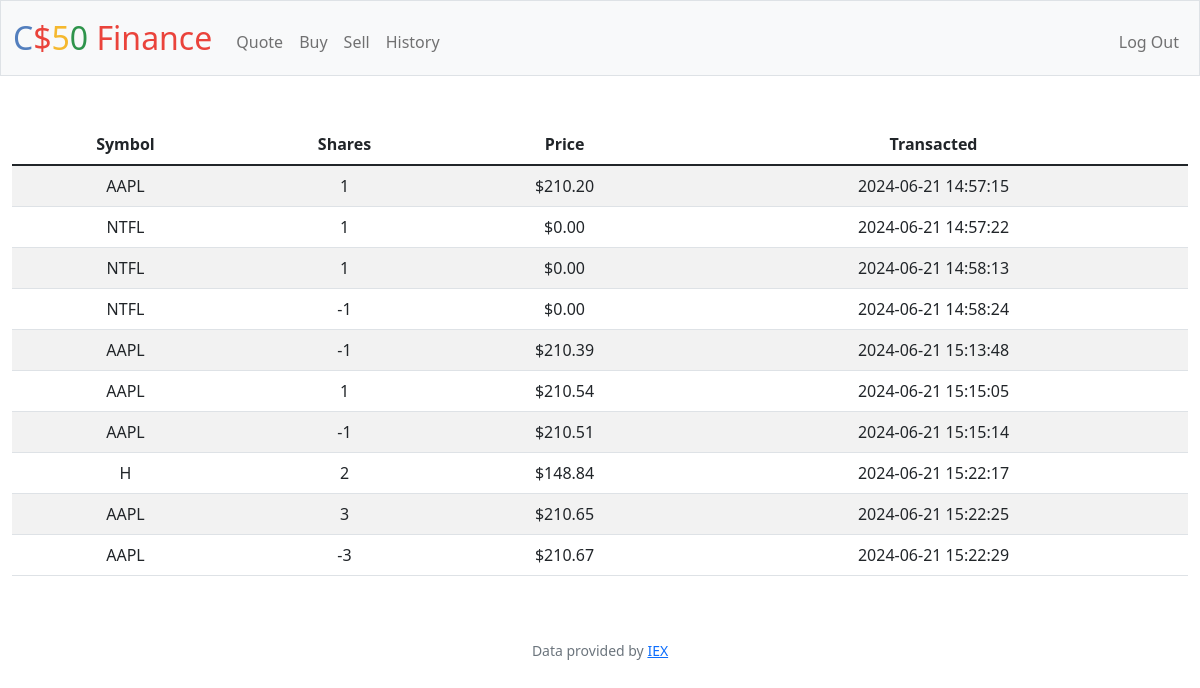
The page /history (signed in) on the database its author committed.
### tables this page shows
CREATE TABLE 'transactions' ('user_id' INTEGER, 'Symbol' TEXT, 'Shares' INTEGER, 'Price' INTEGER, 'Total' INTEGER, 'Datetime' DATETIME);

### app.py (the view)
@app.route("/history")
@login_required
def history():
    rows = db.execute("SELECT * FROM users WHERE id = ?;", session["user_id"])
    history = db.execute("SELECT * FROM transactions WHERE user_id = ?;", session["user_id"])
    return render_template("history.html", history=history)

### app.py (called while the page is built)
@app.after_request
def after_request(response):
    response.headers["Cache-Control"] = "no-cache, no-store, must-revalidate"
    response.headers["Expires"] = 0
    response.headers["Pragma"] = "no-cache"
    return response

### helpers.py (called while the page is built)
def login_required(f):
    @wraps(f)
    def decorated_function(*args, **kwargs):
        if session.get("user_id") is None:
            return redirect("/login")
        return f(*args, **kwargs)
    return decorated_function

def usd(value):
    return f"${value:,.2f}"

### templates/history.html (shortened to what this page needs)
{% extends "layout.html" %}
{% block main %}
    <table class="table table-striped">
        <thead>
            <tr>
                <th>Symbol</th>
                <th>Shares</th>
                <th>Price</th>
                <th>Transacted</th>
            </tr>
        </thead>
        <tbody>
            {% for row in history %}
                <tr>
                    <td>{{row['Symbol']}}</td>
                    <td>{{row['Shares']}}</td>
                    <td>{{row['Price']|usd}}</td>
                    <td>{{row['Datetime']}}</td>
                </tr>
            {% endfor %}
        </tbody>
    </table>
{% endblock %}

### templates/layout.html (shortened to what this page needs)
<!DOCTYPE html>
<html lang="en">
    <head>
        <link href="https://cdn.jsdelivr.net/npm/bootstrap@5.1.3/dist/css/bootstrap.min.css" rel="stylesheet">
        <link href="/static/styles.css" rel="stylesheet">
    </head>
    <body>
        <nav class="bg-light border navbar navbar-expand-md navbar-light">
            <div class="container-fluid">
                <a class="navbar-brand" href="/"><span class="blue">C</span><span class="red">$</span><span class="yellow">5</span><span class="green">0</span> <span class="red">Finance</span></a>
                <div class="collapse navbar-collapse" id="navbar">
                    {% if session["user_id"] %}
                        <ul class="navbar-nav me-auto mt-2">
                            <li class="nav-item"><a class="nav-link" href="/quote">Quote</a></li>
                            <li class="nav-item"><a class="nav-link" href="/buy">Buy</a></li>
                            <li class="nav-item"><a class="nav-link" href="/sell">Sell</a></li>
                            <li class="nav-item"><a class="nav-link" href="/history">History</a></li>
                        </ul>
                        <ul class="navbar-nav ms-auto mt-2">
                            <li class="nav-item"><a class="nav-link" href="/logout">Log Out</a></li>
                        </ul>
                    {% else %}
                        <ul class="navbar-nav ms-auto mt-2">
                            <li class="nav-item"><a class="nav-link" href="/register">Register</a></li>
                            <li class="nav-item"><a class="nav-link" href="/login">Log In</a></li>
                        </ul>
                    {% endif %}
                </div>
            </div>
        </nav>
        <main class="container-fluid py-5 text-center">
            {% block main %}{% endblock %}
        </main>
        <footer class="mb-5 small text-center text-muted">
            Data provided by <a href="https://iexcloud.io/">IEX</a>
        </footer>
    </body>
</html>

### static/styles.css (style rules this page uses)
nav .navbar-brand { font-size: xx-large; }
nav .navbar-brand .blue { color: #537fbe; }
nav .navbar-brand .red { color: #ea433b; }
nav .navbar-brand .yellow { color: #f5b82e; }
nav .navbar-brand .green { color: #2e944b; }

### rows shown on the page
transactions: Symbol "AAPL", Shares "1", Price "$210.20", Datetime "2024-06-21 14:57:15"
transactions: Symbol "NTFL", Shares "1", Price "$0.00", Datetime "2024-06-21 14:57:22"
transactions: Symbol "NTFL", Shares "1", Price "$0.00", Datetime "2024-06-21 14:58:13"
transactions: Symbol "NTFL", Shares "-1", Price "$0.00", Datetime "2024-06-21 14:58:24"
transactions: Symbol "AAPL", Shares "-1", Price "$210.39", Datetime "2024-06-21 15:13:48"
transactions: Symbol "AAPL", Shares "1", Price "$210.54", Datetime "2024-06-21 15:15:05"
transactions: Symbol "AAPL", Shares "-1", Price "$210.51", Datetime "2024-06-21 15:15:14"
transactions: Symbol "H", Shares "2", Price "$148.84", Datetime "2024-06-21 15:22:17"
transactions: Symbol "AAPL", Shares "3", Price "$210.65", Datetime "2024-06-21 15:22:25"
transactions: Symbol "AAPL", Shares "-3", Price "$210.67", Datetime "2024-06-21 15:22:29"
